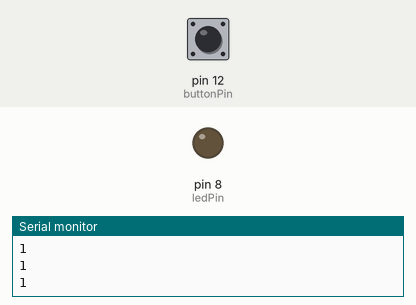
This sketch was run on a simulated Arduino Uno, built with avr-gcc and run on an emulated ATmega328P. Shown: output pins drawn as LEDs (lit = HIGH), the last lines printed to the serial monitor. The inputs (shaded band) are chosen by the test bench; at power-on: pin 12 (buttonPin) HIGH.

Above: at 1.3 s.
1.4 s: pin 12 (buttonPin) pulled LOW for 0.3 s
At 1.87 s:
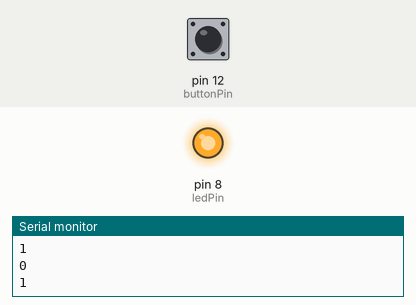
3.5 s: pin 12 (buttonPin) pulled LOW for 3.2 s
At 7.5 s:
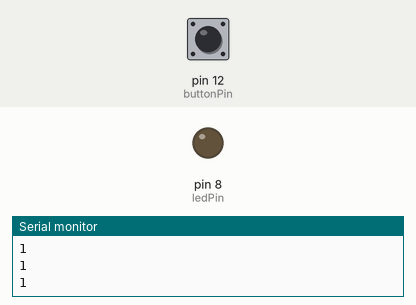
Timing chart, 0 to 9.0 s (numbered marks = the images above; inputs shaded):
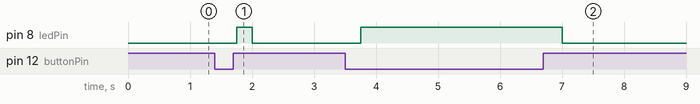

Measured:
- after the input at 1.4 s, pin 8 (ledPin): LOW → HIGH after 0.35 s, → LOW 0.25 s later
- after the input at 3.5 s, pin 8 (ledPin): LOW → HIGH after 0.25 s, → LOW 3.3 s later

The sketch:

pushbuttonsresistors.ino
```cpp
int ledPin=8;
int buttonPin=12;
int buttonRead;
int dt=250;

void setup() {
  // put your setup code here, to run once:
Serial.begin(9600);
pinMode(ledPin,OUTPUT);
pinMode(buttonPin,INPUT_PULLUP);
}

void loop() {
  buttonRead=digitalRead(buttonPin);
  Serial.println(buttonRead);
  delay(dt);
  if(buttonRead==1){
    digitalWrite(ledPin,LOW);
  }
   if(buttonRead==0){
    digitalWrite(ledPin,HIGH);
  }
  // put your main code here, to run repeatedly:

}
```
